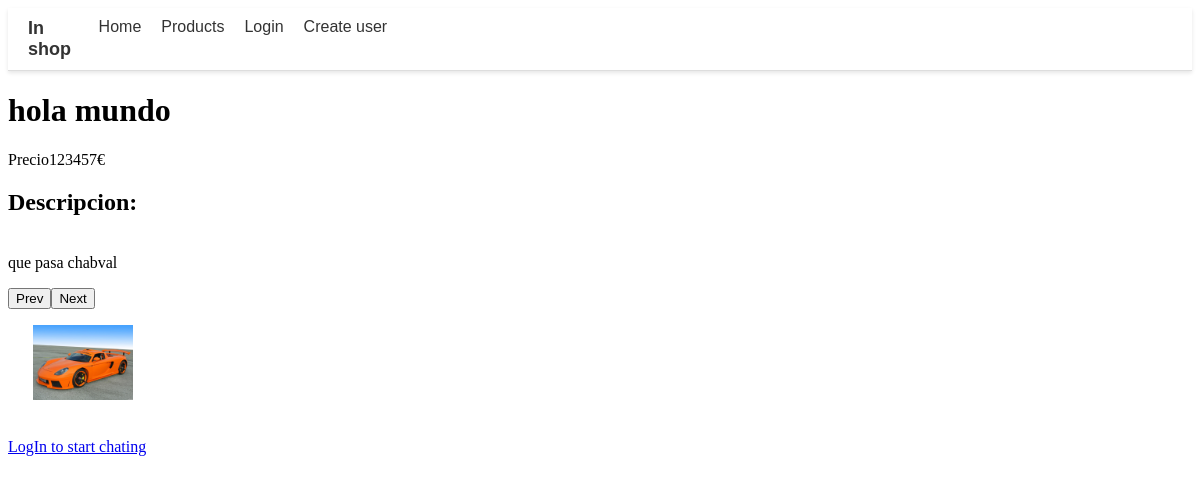
Screenshot of /php/product/product.php?product_id=19 with the database file from the repository.
### tables this page shows
CREATE TABLE `product` (
  `product_id` int(9) NOT NULL,
  `product_name` varchar(30) NOT NULL,
  `price` float NOT NULL DEFAULT 0,
  `user_id` int(11) NOT NULL,
  `photo` text DEFAULT NULL,
  `description` text DEFAULT NULL,
  `user_name` varchar(50) NOT NULL,
  `upload_date` date NOT NULL DEFAULT current_timestamp()
);

### php/product/product.php (the view, shortened to what this page needs)
<?php
include '../navbar.php';
function ft_get_product_info($product_id)
{
    $connexion = ft_create_conexion();
    $sql = "SELECT * FROM product WHERE product_id = ?";
    $stmt = $connexion->prepare($sql);
    $stmt->bind_param("i", $product_id);
    $stmt->execute();
    $result = $stmt->get_result();
    if ($result->num_rows > 0)
    {
        $row = $result->fetch_assoc();
        return $row;
    }
    else
    {
        $connexion->close();
        return false;
    }
}
function ft_get_photos($photo_folder)
{
    $photos = [];
    $folder_path = $_SERVER['DOCUMENT_ROOT'] . "/tfg_shop/images/products/" . $photo_folder;
    if (file_exists($folder_path)) {
        $files = scandir($folder_path);
        foreach ($files as $file)
        {
            if ($file != '.' && $file != '..')
            {
                $photos[] = $file;
            }
        }
    }
    return $photos;
}
function ft_print_photos($row)
{
    $photos = ft_get_photos($row['photo']);
    if (count($photos) > 1)
    {
        echo "<div class='image-gallery' id='product-gallery-{$row['product_id']}'>";
        foreach ($photos as $index => $photo) {
            $display = $index == 0 ? 'block' : 'none';
            echo "<img class='gallery-image' style='display: {$display};' src='/tfg_shop/images/products/{$row['photo']}/{$photo}' width='100px'>";
        }
        echo "<button class='prev'>Prev</button>";
        echo "<button class='next'>Next</button>";
        echo "</div>";
    }
    else
    {
        echo "<div class='image-gallery' id='product-gallery-{$row['product_id']}'>";
        echo "<img class='gallery-image' src='/tfg_shop/images/products/{$row['photo']}/{$photos[0]}' width='100px'>";
        echo "</div>";
    }
}
function ft_print_product()
{
    $product_id = $_GET['product_id'];
    $product_info = ft_get_product_info($product_id);
    if ($product_info)
    {
        echo "<div class='product'>";
        echo "<div class='product_info'>";
        echo "<h1>" . $product_info['product_name'] . "</h1>";
        echo "<p>Precio" . $product_info['price'] . "€</p>";
        echo "<p><h2>Descripcion: </h2><br>" . $product_info['description'] . "</p>";
        echo "</div>";
        ft_print_photos($product_info);
        echo "</div>";
    }
    else
    {
        echo "<h1>Product not found</h1>";
    }
}
function ft_is_not_my_product($product_id)
{
    $connexion = ft_create_conexion();
    $sql = "SELECT * FROM product WHERE product_id = ?";
    $stmt = $connexion->prepare($sql);
    $stmt->bind_param("i", $product_id);
    $stmt->execute();
    $result = $stmt->get_result();
    if ($result->num_rows > 0)
    {
        if (!isset($_COOKIE['user_id']))
        {
            echo "<a href='/tfg_shop/php/login.php'>LogIn to start chating</a>";
            return true;
        }
    }
    else
    {
        return false;
    }
}
?>
<!DOCTYPE html>
<html lang="en">
<head>
</head>
<body>
    <?php
        ft_print_product();
        ft_is_not_my_product($_GET['product_id']);
    ?>
</body>
</html>

### php/product/product.php (style rules this page uses)
.image-gallery { width: 150px; height: 150px; position: relative; }
.gallery-image { position: absolute; max-width: 85%; max-height: 85%; top: 0; left: 0; right: 0; bottom: 0; margin: auto; }

### rows the page displays
product: product_name "hola mundo", price "123457", description "que pasa chabval", photo (picture)
